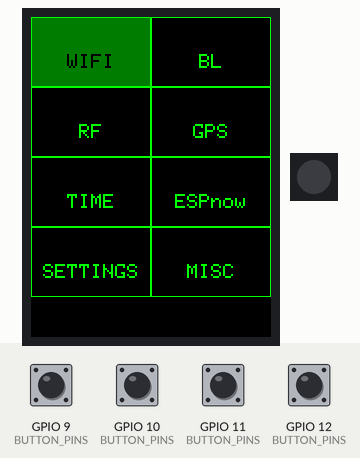
The program below on a simulated ESP32-S3. On the bench: 240×320 colour display, 1 RGB LEDs in strip order, left to right. The inputs (shaded band) are chosen by the test bench; at power-on: GPIO 9 (BUTTON_PINS), GPIO 10 (BUTTON_PINS), GPIO 11 (BUTTON_PINS), GPIO 12 (BUTTON_PINS) HIGH. A WiFi scan finds three made-up networks; what the program prints to the serial monitor is not drawn.

Above: at 1.6 s.
1.7 s: GPIO 10 (BUTTON_PINS) pulled LOW for 0.15 s
At 2.7 s:
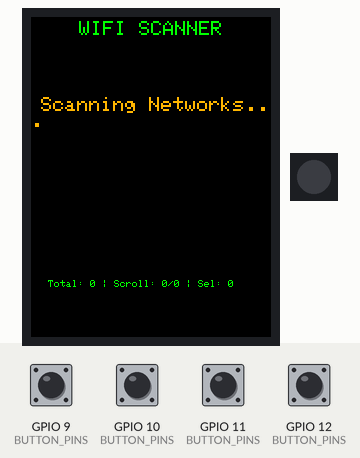
4.8 s: GPIO 9 (BUTTON_PINS) pulled LOW for 0.15 s
At 5.8 s:
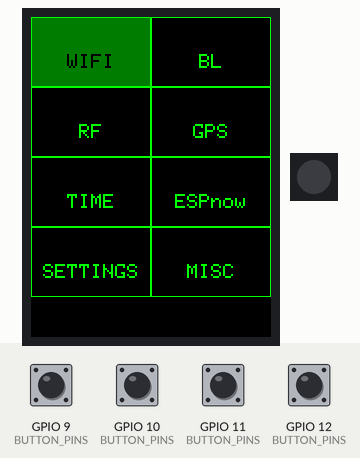
6.5 s: GPIO 11 (BUTTON_PINS) pulled LOW for 0.15 s
At 7.4 s:
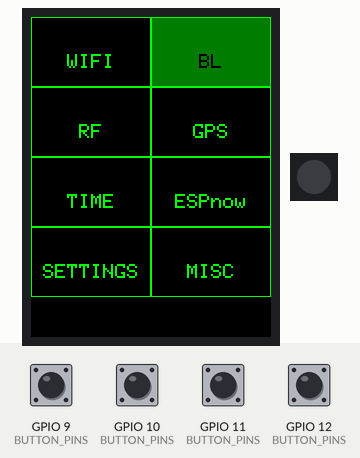
8.1 s: GPIO 10 (BUTTON_PINS) pulled LOW for 1 s
At 8.5 s:
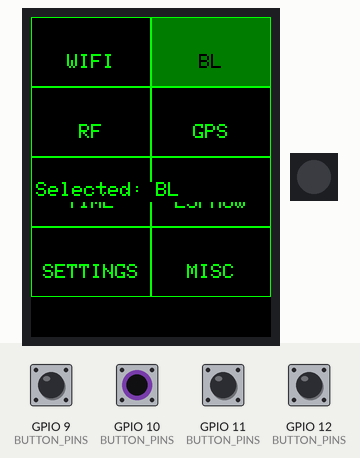
10.6 s: GPIO 11 (BUTTON_PINS) pulled LOW for 1 s
At 11.9 s:
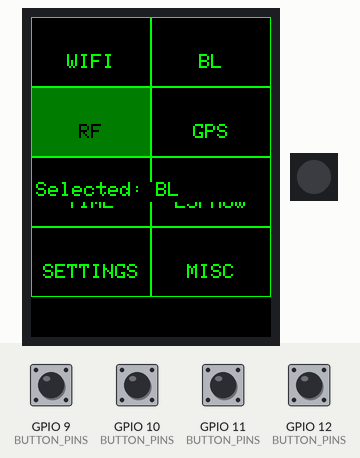
13.1 s: GPIO 10 (BUTTON_PINS) pulled LOW for 0.15 s
At 13.22 s:
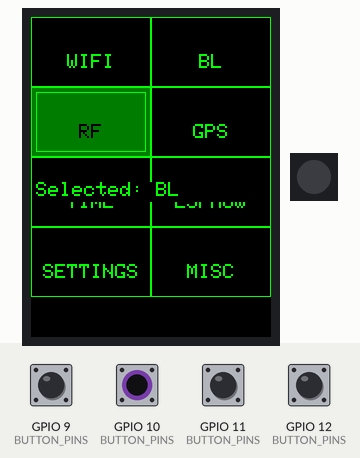
Timing chart, 0 to 15.7 s (numbered marks = the images above; inputs shaded):
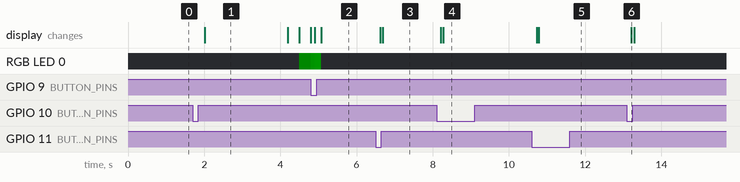

Measured:
- after the input at 1.7 s, RGB LED 0: off → RGB(0, 9, 0) after 2.8 s; the display: changes after 0.32 s (image 1)
- after the input at 4.8 s, the display: first differs from a run without the input after 0.11 s (image 2 shows a later state)
- after the input at 6.5 s, the display: first changes after 0.12 s (image 3 shows a later state)
- after the input at 8.1 s, the display: first changes after 0.11 s (image 4 shows a later state)
- after the input at 10.6 s, the display: first changes after 0.13 s (image 5 shows a later state)
- after the input at 13.1 s, the display: changes after 0.12 s (image 6)
- what the display in image 1 shows lasts 2.2 s, from 2.0 s to 4.2 s

The program:

main.cpp
```cpp
#include <Arduino.h>
#include <TFT_eSPI.h>
#include "SystemMonitor.h"
#include "InputManager.h"
#include "ButtonManager.h"
#include "LEDManager.h"
#include "MenuManager.h"
#include "WifiManager.h" // Thêm WifiManager

// --- KHAI BÁO CÁC HẰNG SỐ HIỂN THỊ TOÀN CỤC ---
const int MSG_X = 5;
const int MSG_Y = 165;
const int MSG_WIDTH = 230;
const int MSG_HEIGHT = 20;

// --- KHAI BÁO THÔNG SỐ PHẦN CỨNG TOÀN CỤC ---
const int TOUCH_BUTTON_PIN = 13;

// --- KHAI BÁO ENUM CHO TRẠNG THÁI HIỂN THỊ ---
enum DisplayState {
    STATE_MENU,
    STATE_MONITOR,    // Màn hình System Monitor
    STATE_WIFI_SCAN,  // Màn hình quét Wi-Fi (TRẠNG THÁI MỚI)
    STATE_INPUT_WIFI_PASSWORD, // Màn hình nhập mật khẩu Wi-Fi
    STATE_WIFI_CONNECTING // Màn hình kết nối Wi-Fi
};

// --- KHAI BÁO CÁC ĐỐI TƯỢNG TOÀN CỤC (GLOBAL OBJECTS) ---
TFT_eSPI tft = TFT_eSPI();
SystemMonitor monitor(tft);
InputManager touchButton(TOUCH_BUTTON_PIN);
ButtonManager physicalButtons;
LEDManager ledControl;
MenuManager menuManager(tft);
WifiManager wifiManager(tft); // Khởi tạo WifiManager

// --- BIẾN TRẠNG THÁI TOÀN CỤC ---
DisplayState currentState = STATE_MENU;
bool needsRedraw = true; // Cờ để theo dõi khi nào cần vẽ lại
// --- CÁC HÀM HỖ TRỢ ---
/**
 * @brief Kiểm tra nút bấm vật lý (one-shot, chỉ trả về true 1 lần khi nhấn).
 * Đảm bảo logic debounce và one-shot hoạt động ổn định.
 */
bool checkPhysicalButtonOneShot(ButtonIndex index) {
    // Khai báo static một lần để giữ trạng thái nhấn giữa các lần gọi hàm
    static bool wasPressed[BTN_COUNT] = {false};

    // Nếu nút đang được nhấn (sau khi đã debounce trong ButtonManager::update())
    if (physicalButtons.isPressed(index)) {
        // Nếu đây là lần đầu tiên chúng ta phát hiện nút được nhấn
        if (!wasPressed[index]) {
            wasPressed[index] = true; // Đặt cờ là đã nhấn
            return true;              // Trả về TRUE, kích hoạt hành động
        }
        // Nếu đã được nhấn (wasPressed[index] là true), tiếp tục trả về FALSE
    } else {
        // Nếu nút đã được nhả ra (không còn nhấn nữa)
        wasPressed[index] = false; // Đặt lại cờ, sẵn sàng cho lần nhấn tiếp theo
    }
    return false;
}

// --- SETUP ---
void setup() {
    Serial.begin(115200);
    Serial.println("\n--- System Booting Up ---");

    // Khởi tạo TFT
    tft.init();
    tft.setRotation(0); // Đã sửa: Chuyển về chế độ dọc (Portrait)
    tft.fillScreen(TFT_BLACK);

    // Khởi tạo các quản lý
    physicalButtons.begin();
    ledControl.begin();
    wifiManager.begin(); // Khởi tạo Wi-Fi
    // Khởi tạo trạng thái ban đầu
    currentState = STATE_MENU;
    menuManager.drawMenu();
}

// --- LOOP ---
void loop() {
    // 1. Cập nhật input (Phải gọi thường xuyên)
    physicalButtons.update();

    // 2. XỬ LÝ CHUYỂN TRẠNG THÁI CƠ BẢN (Nút MENU)
    if (checkPhysicalButtonOneShot(BTN_MENU)) {
        if (currentState != STATE_MENU) {
            // Thoát khỏi bất kỳ màn hình nào khác -> Chuyển về MENU
            currentState = STATE_MENU;
            menuManager.drawMenu(); // Vẽ lại Menu
            Serial.println("State Changed: -> MENU");
            //Tắt đèn Led
            ledControl.setColor(0, 0, 0); // Tắt LED khi về menu
        }
    }

    // 3. XỬ LÝ LOGIC DỰA TRÊN TRẠNG THÁI HIỆN TẠI

    switch (currentState) {
        case STATE_MENU:
            if (checkPhysicalButtonOneShot(BTN_UP)) {
                menuManager.handleInput(BTN_UP);
            } else if (checkPhysicalButtonOneShot(BTN_DOWN)) {
                menuManager.handleInput(BTN_DOWN);
            }

            if (checkPhysicalButtonOneShot(BTN_SELECT)) {
                int selectedID = menuManager.getSelectedItem();
                const char* selectedLabel = menuManager.getItemLabel(selectedID);

                Serial.printf("ACTION: Selected Item (ID %d): %s\n", selectedID, selectedLabel);

                if (selectedID == MENU_WIFI) {
                    needsRedraw = true;
                    currentState = STATE_WIFI_SCAN;
                    wifiManager.drawScreen();
                    wifiManager.scanNetworks();
                    Serial.println("State Changed: MENU -> WIFI SCAN. Starting scan...");
                } else {
                    menuManager.animateSelection(selectedID);
                    tft.fillRect(MSG_X, MSG_Y, MSG_WIDTH, MSG_HEIGHT, TFT_BLACK);
                    tft.setCursor(MSG_X, MSG_Y);
                    tft.setTextSize(2);
                    tft.setTextColor(TFT_GREEN, TFT_BLACK);
                    tft.printf("Selected: %s", selectedLabel);
                }
            }
            break;

// -----------------------------------------------------------------------------

        case STATE_WIFI_SCAN:
            ledControl.runGreenFade();

            if (checkPhysicalButtonOneShot(BTN_UP)) {
                wifiManager.handleInput(BTN_UP);
            } else if (checkPhysicalButtonOneShot(BTN_DOWN)) {
                wifiManager.handleInput(BTN_DOWN);
            }

            if (checkPhysicalButtonOneShot(BTN_SELECT)) {
                currentState = STATE_INPUT_WIFI_PASSWORD;
            }
            break;

// -----------------------------------------------------------------------------

        case STATE_INPUT_WIFI_PASSWORD:
            if (needsRedraw) {
                wifiManager.drawInputPasswordScreen();
                needsRedraw = false; // Đặt lại cờ sau khi vẽ
            }
            // Xử lý nút SELECT để xác nhận mật khẩu và CHUYỂN TRẠNG THÁI
            if (checkPhysicalButtonOneShot(BTN_SELECT)) {
                currentState = STATE_WIFI_CONNECTING;
                needsRedraw = true;
                Serial.println("State Changed: INPUT WIFI PASSWORD -> WIFI CONNECTING.");
            }
            break;

// -----------------------------------------------------------------------------

        case STATE_WIFI_CONNECTING:
            if (needsRedraw) {
                wifiManager.drawConnectingScreen();
                needsRedraw = false; // Đặt lại cờ sau khi vẽ
            }
            break;

// -----------------------------------------------------------------------------

        default:
            break;
    }
    delay(10);
}
```

ButtonManager.h
```cpp
#ifndef BUTTON_MANAGER_H
#define BUTTON_MANAGER_H

#include <Arduino.h>

// 🌟 Đã sửa: Định nghĩa lại các nút 🌟
enum ButtonIndex {
    BTN_UP      = 0, // GPIO 12 - Điều hướng Lùi/Lên
    BTN_DOWN    = 1, // GPIO 11 - Điều hướng Tiến/Xuống
    BTN_SELECT  = 2, // GPIO 10 - Nút CHỌN (Thay thế BTN_LEFT)
    BTN_MENU    = 3, // GPIO 9  - Nút MENU (Thay thế BTN_RIGHT)

    BTN_COUNT = 4
};


struct PhysicalButton {
    int pin;
    bool isPressed;
    unsigned long lastDebounceTime;
    unsigned long debounceDelay = 100;

    int lastReading = HIGH;

    // Constructor
    PhysicalButton(int p = 0, bool pressed = false, unsigned long debounceTime = 0)
        : pin(p), isPressed(pressed), lastDebounceTime(debounceTime) {}
};

class ButtonManager {
private:
    static const int NUM_BUTTONS = BTN_COUNT;

    PhysicalButton buttons[NUM_BUTTONS];

public:
    ButtonManager();
    void begin();
    void update();
    bool isPressed(ButtonIndex index);

    // 🌟 KHẮC PHỤC LỖI LINKER: Khai báo mảng PIN tĩnh 🌟
    static const int BUTTON_PINS[BTN_COUNT];
};

#endif // BUTTON_MANAGER_H
```

InputManager.h
```cpp
#ifndef INPUT_MANAGER_H
#define INPUT_MANAGER_H

#include <Arduino.h>

class InputManager {
private:
    const int TOUCH_PIN;
    unsigned long lastDebounceTime = 0;
    const unsigned long debounceDelay = 100; // 100ms

    bool isPressed = false;
    int lastReading = LOW;

public:
    InputManager(int pin);
    void begin();

    // Vẫn gọi trong loop() để CẬP NHẬT trạng thái isPressed
    bool checkButton();

    // 🌟 HÀM MỚI: Trả về trạng thái chạm LIÊN TỤC 🌟
    bool isTouched() {
        return isPressed;
    }
};

#endif // INPUT_MANAGER_H
```

LEDManager.h
```cpp
#ifndef LED_MANAGER_H
#define LED_MANAGER_H

#include <Arduino.h>
#include <Adafruit_NeoPixel.h>

// Định nghĩa thông số LED
const int LED_PIN = 48;
const int NUM_LEDS = 1; // Chỉ dùng 1 LED RGB

/**
 * @brief Class quản lý đèn LED RGB (NeoPixel/WS2812B) trên GPIO 47.
 */
class LEDManager {
private:
    Adafruit_NeoPixel strip;
    unsigned long lastUpdateTime = 0;
    const unsigned long updateInterval = 30; // Cập nhật độ sáng mỗi 10ms (tạo chuyển động mượt)

    int brightness = 0; // Độ sáng hiện tại (0-255)
    int step = -1;       // Hướng tăng/giảm độ sáng (+1 hoặc -1)

    // ĐỘ SÁNG TỐI ĐA MỚI (Giảm từ 255 xuống 80 để bảo vệ mắt)
    const int MAX_BRIGHTNESS = 30;

public:
    /**
     * @brief Constructor.
     */
    LEDManager();

    /**
     * @brief Khởi tạo module LED.
     */
    void begin();

    /**
     * @brief Đặt màu tĩnh cho LED.
     * @param r Giá trị màu Đỏ (0-255).
     * @param g Giá trị màu Xanh Lá (0-255).
     * @param b Giá trị màu Xanh Dương (0-255).
     */
    void setColor(uint8_t r, uint8_t g, uint8_t b);

    /**
     * @brief Thực hiện hiệu ứng sáng từ từ và tắt từ từ (Fade/Breathing) màu xanh lá cây.
     */
    void runGreenFade();
};

#endif // LED_MANAGER_H
```

MenuManager.h
```cpp
#ifndef MENU_MANAGER_H
#define MENU_MANAGER_H

#include <Arduino.h>
#include <TFT_eSPI.h>

// Định nghĩa cấu trúc cho mỗi mục trong Menu
struct MenuItem {
    const char* label;   // Tên mục (ví dụ: "FEED")
    const char* icon;    // Ký tự Icon (ví dụ: "🍔")
    int menuId;          // ID duy nhất cho mục này
};

// Định nghĩa các ID Menu (Nên khớp với ButtonIndex cho dễ quản lý)
enum MenuID {
    MENU_WIFI    = 0,
    MENU_BL    = 1,
    MENU_RF   = 2,
    MENU_GPS  = 3,
    MENU_TIME  = 4,
    MENU_ESPnow  = 5,
    MENU_SETTINGS  = 6,
    MENU_MISC  = 7,
    MENU_COUNT   = 8 // Tổng số mục Menu
};


class MenuManager {
private:
    TFT_eSPI& tft; // Tham chiếu TFT

    // Mảng chứa dữ liệu của các mục Menu
    const MenuItem items[MENU_COUNT] = {
        {"WIFI", " ", MENU_WIFI},
        {"BL", " ", MENU_BL},
        {"RF", " ", MENU_RF},
        {"GPS", " ", MENU_GPS},
        {"TIME", " ", MENU_TIME},
        {"ESPnow", " ", MENU_ESPnow},
        {"SETTINGS", " ", MENU_SETTINGS},
        {"MISC", " ", MENU_MISC}
    };

    int selectedItem = MENU_WIFI; // Mục hiện đang được chọn

    // Hàm phụ trợ để vẽ từng mục
    void drawItem(int itemIndex, bool isSelected);

public:
    MenuManager(TFT_eSPI& displayRef);

    /**
     * @brief Vẽ toàn bộ Menu lên màn hình.
     */
    void drawMenu();

    /**
     * @brief Xử lý input từ các nút bấm (UP, DOWN) và cập nhật mục được chọn.
     * @param pressedIndex Index của nút đã được nhấn (từ ButtonManager).
     */
    void handleInput(int pressedIndex);

    /**
     * @brief Tạo hiệu ứng chuyển cảnh cho mục được chọn.
     */
    // 🌟 KHAI BÁO HÀM MỚI 🌟
    void animateSelection(int itemIndex);

    /**
     * @brief Trả về ID của mục hiện tại đang được chọn.
     */
    int getSelectedItem() const {
        return selectedItem;
    }

    /**
     * @brief Trả về nhãn (label) của một mục Menu dựa trên ID.
     */
    const char* getItemLabel(int id) const {
        if (id >= 0 && id < MENU_COUNT) {
            return items[id].label;
        }
        return "ERROR";
    }
};

#endif // MENU_MANAGER_H
```

SystemMonitor.h
```cpp
#ifndef SYSTEM_MONITOR_H
#define SYSTEM_MONITOR_H

#include <Arduino.h>
#include <TFT_eSPI.h>

/**
 * @brief Class quản lý việc khởi tạo màn hình và hiển thị trạng thái hệ thống (RAM, PSRAM, Flash).
 * * Class này chịu trách nhiệm duy nhất là hiển thị (Presentation Layer).
 */
class SystemMonitor {
private:
    TFT_eSPI& tft; // Tham chiếu đến đối tượng TFT_eSPI (dùng tham chiếu để tránh khởi tạo 2 lần)

    /**
     * @brief Phương thức nội bộ để vẽ các chỉ số lên màn hình.
     * @param y_pos Vị trí Y bắt đầu của dòng văn bản.
     */
    void drawStatus(int& y_pos);

public:
    /**
     * @brief Khởi tạo SystemMonitor.
     * @param displayRef Tham chiếu đến đối tượng TFT_eSPI đã được khởi tạo.
     */
    SystemMonitor(TFT_eSPI& displayRef);

    /**
     * @brief Thiết lập màn hình TFT (gọi tft.init(), setRotation).
     */
    void begin();

    /**
     * @brief Hiển thị toàn bộ trạng thái bộ nhớ lên màn hình và Serial.
     */
    void displayMemoryStatus();
};

#endif // SYSTEM_MONITOR_H
```

WifiManager.h
```cpp
#ifndef WIFI_MANAGER_H
#define WIFI_MANAGER_H

#include <Arduino.h>
#include <TFT_eSPI.h>
#include "ButtonManager.h" // Cần để sử dụng ButtonIndex

// --- CẤU HÌNH HIỂN THỊ WIFI SCANNER ---
#define DISPLAY_W 240                               // Chiều rộng màn hình (chế độ dọc)
#define DISPLAY_H 280                               // Chiều cao màn hình (chế độ dọc)
#define HEADER_H 25                                 // Chiều cao tiêu đề
#define FOOTER_H 20                                 // Chiều cao chân trang
#define START_Y (HEADER_H + 5)                      // Tọa độ Y bắt đầu của danh sách
#define END_Y (DISPLAY_H - FOOTER_H)                // Tọa độ Y kết thúc của danh sách
#define ITEM_H 22                                   // Chiều cao mỗi mục (tối ưu hóa cho 12 mục)
#define MAX_AP_DISPLAY ((END_Y - START_Y) / ITEM_H) // Số lượng mục tối đa có thể hiển thị (sẽ là 12)

// Cấu trúc để lưu thông tin mạng Wi-Fi
struct AccessPoint
{
    String ssid;
    int rssi;
    int channel;
};

class WifiManager
{
private:
    TFT_eSPI &tft;
    AccessPoint aps[60]; // Mảng lớn để lưu trữ kết quả quét
    int apCount = 0;
    int scrollIndex = 0;   // Index của mục đầu tiên được hiển thị trên màn hình
    int selectedIndex = 0; // Index của mục hiện đang được chọn

    void drawHeader();
    void drawFooter();
    void drawAPList();
    void drawAPItem(int apIndex, int screenY, bool isSelected);

public:
    WifiManager(TFT_eSPI &displayRef);
    void begin();

    /**
     * @brief Trả về SSID của mạng đang được chọn.
     * @return String: SSID của mạng được chọn, hoặc chuỗi rỗng nếu không có mạng nào được chọn.
     */
    String getSelectedSSID(); // <-- Hàm getter đã thêm

    /**
     * @brief Vẽ khung màn hình Wi-Fi, không thực hiện quét mạng.
     */
    void drawScreen();

    /**
     * @brief Thực hiện quét mạng Wi-Fi (Blocking call) và cập nhật danh sách.
     */
    void scanNetworks();

    /**
     * @brief Xử lý input từ các nút bấm (UP, DOWN, SELECT)
     * @param pressedIndex Index của nút đã được nhấn (từ ButtonManager).
     */
    void handleInput(ButtonIndex pressedIndex);
    void drawInputPasswordScreen();
    void drawConnectingScreen();
};

#endif // WIFI_MANAGER_H
```

ButtonManager.cpp
```cpp
#include "ButtonManager.h"

// 🌟 Đã sửa lỗi LINKER: Định nghĩa mảng PIN tĩnh cho class ButtonManager 🌟
// KHÔNG dùng 'static' ở đây. Phải dùng `ButtonManager::` để định nghĩa member.
const int ButtonManager::BUTTON_PINS[BTN_COUNT] = {12, 11, 10, 9};
// Thứ tự: BTN_UP(0), BTN_DOWN(1), BTN_SELECT(2), BTN_MENU(3)

ButtonManager::ButtonManager() {
    // Khởi tạo các phần tử trong mảng
    for (int i = 0; i < NUM_BUTTONS; i++) {
        buttons[i] = PhysicalButton(BUTTON_PINS[i]);
    }
}

void ButtonManager::begin() {
    // 🌟 Đã sửa: Cập nhật Serial output cho các nút mới 🌟
    Serial.println("ButtonManager: Initializing 4 physical buttons (UP, DOWN, SELECT, MENU)...");
    for (int i = 0; i < NUM_BUTTONS; i++) {
        // Sử dụng INPUT_PULLUP, trạng thái LOW = PRESSED
        pinMode(buttons[i].pin, INPUT_PULLUP);
        Serial.printf("  - Button %d (GPIO %d) initialized.\n", i, buttons[i].pin);
    }
}

void ButtonManager::update() {
    for (int i = 0; i < NUM_BUTTONS; i++) {
        PhysicalButton& btn = buttons[i];

        int reading = digitalRead(btn.pin);

        // Logic chống rung (Giữ nguyên)
        if (reading != btn.lastReading) {
            btn.lastDebounceTime = millis();
        }

        if ((millis() - btn.lastDebounceTime) > btn.debounceDelay) {

            bool stablePressed = (reading == LOW);

            if (stablePressed != btn.isPressed) {
                btn.isPressed = stablePressed;
            }
        }

        // CẬP NHẬT trạng thái RAW cuối cùng
        btn.lastReading = reading;
    }
}

bool ButtonManager::isPressed(ButtonIndex index) {
    if (index >= 0 && index < BTN_COUNT) {
        return buttons[index].isPressed;
    }
    return false;
}
```

InputManager.cpp
```cpp
#include "InputManager.h"

/**
 * @brief Constructor.
 * @param pin GPIO được kết nối với cảm biến TP223.
 */
InputManager::InputManager(int pin) : TOUCH_PIN(pin) {}

/**
 * @brief Khởi tạo chân GPIO.
 */
void InputManager::begin() {
    // Thiết lập chân là INPUT (TP223 không cần PULLUP)
    pinMode(TOUCH_PIN, INPUT);
    Serial.printf("InputManager: Touch sensor initialized on GPIO %d\n", TOUCH_PIN);
}

/**
 * @brief Kiểm tra trạng thái nút bấm và xử lý chống rung (debounce).
 * @return true nếu nút VỪA được nhấn (chỉ 1 lần cho mỗi lần nhấn).
 */
bool InputManager::checkButton() {
    // Đọc trạng thái hiện tại của chân GPIO
    int reading = digitalRead(TOUCH_PIN);
    bool pressedNow = (reading == HIGH); // TP223 trả về HIGH (1) khi chạm

    // Lưu lại trạng thái nút bấm đã được lọc trước đó
    bool buttonWasPressed = isPressed;

    // --- LOGIC CHỐNG RUNG (DEBOUNCING) ĐÃ SỬA ---

    // 🌟 KHẮC PHỤC: Chỉ reset timer khi tín hiệu RAW thay đổi 🌟
    if (reading != lastReading) {
        lastDebounceTime = millis();
    }

    // Nếu thời gian chống rung đã trôi qua (100ms)
    if ((millis() - lastDebounceTime) > debounceDelay) {
        // Nếu trạng thái đã lọc khác với trạng thái thô ổn định
        if (pressedNow != isPressed) {
            isPressed = pressedNow; // Cập nhật trạng thái đã lọc
        }
    }

    // Cập nhật trạng thái RAW cuối cùng cho lần lặp tiếp theo
    lastReading = reading;

    // --- LOGIC ONE-SHOT ---

    // Trả về TRUE chỉ khi nút vừa chuyển từ trạng thái Released sang Pressed
    if (isPressed && !buttonWasPressed) {
        return true;
    }

    return false;
}
```

Source omitted: LEDManager.cpp (1868 bytes), MenuManager.cpp (3766 bytes), SystemMonitor.cpp (3093 bytes), WifiManager.cpp (8745 bytes)
